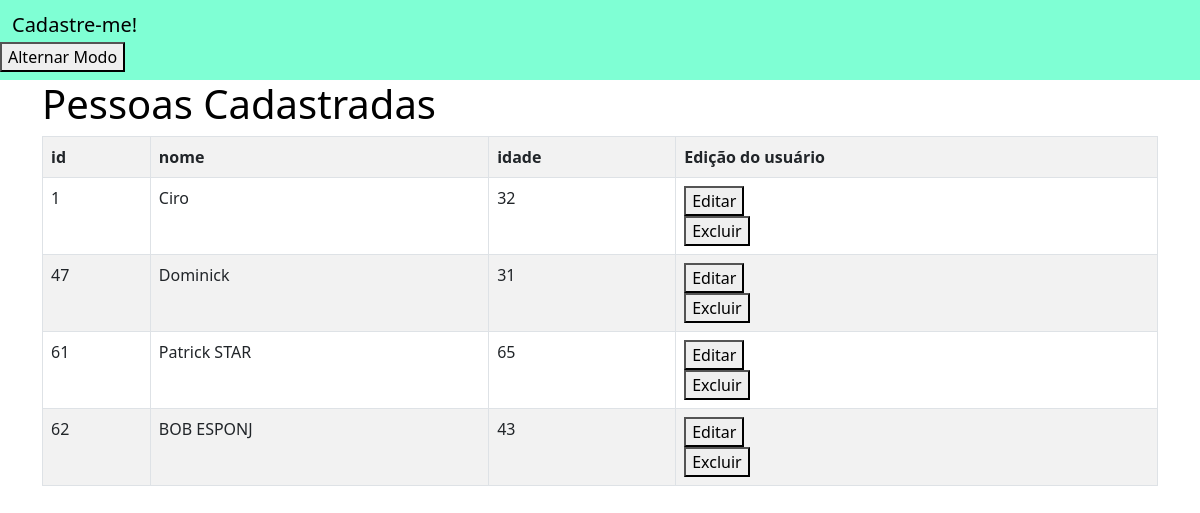
/listacompleta/, run on an earlier commit of the app's database.
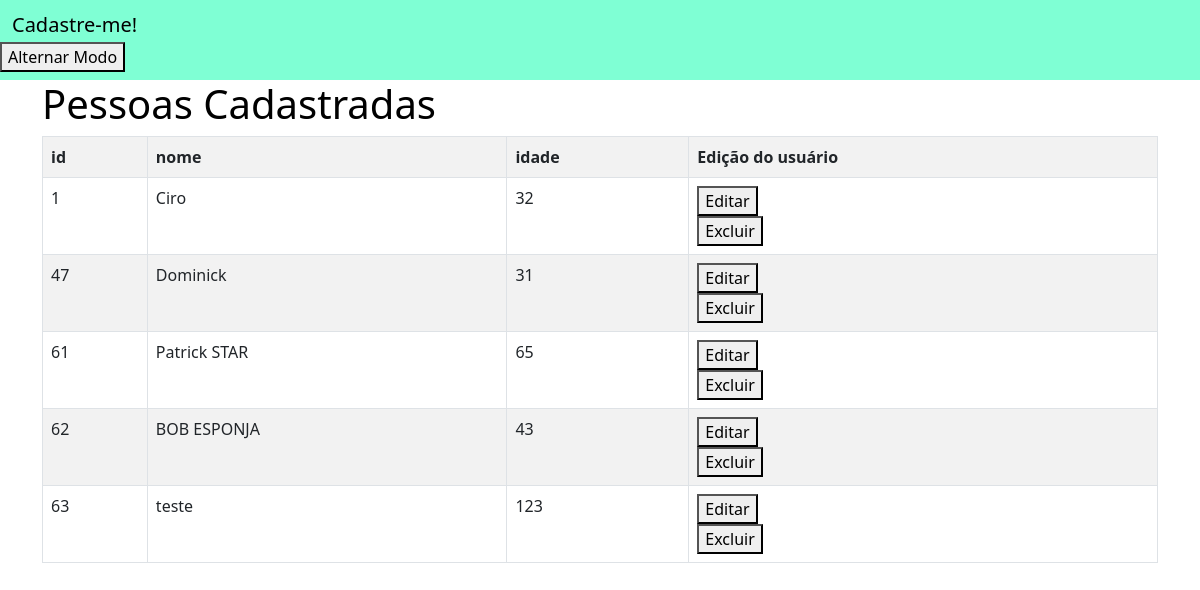
And on a later commit of the database.
### app_cad_usuarios/models.py (models this page shows, shortened)
class Usuario(models.Model):
    id_usuario = models.AutoField(primary_key=True)
    nome = models.CharField(max_length=100)
    idade = models.IntegerField()

### app_cad_usuarios/views.py (the view)
# urls.py: path('listacompleta/', views.visualizacao, name='visualizacao'),
def visualizacao(request):
    usuarios = {
        'usuarios': Usuario.objects.all()
    }
    return render(request, 'usuarios/usuarios.html', usuarios)

### app_cad_usuarios/templates/usuarios/usuarios.html (shortened to what this page needs)
{% extends 'usuarios/base.html' %}
{% block conteudo %}
    <div class="container">
        <h1>Pessoas Cadastradas</h1>
        <table class="table table-bordered table-striped" >
            <tr>
                <th>id</th>
                <th>nome</th>
                <th>idade</th>
                <th>Edição do usuário</th>
            </tr>
            {% for usuario in usuarios %}
                <tr>
                    <td>{{usuario.id_usuario}}</td>
                    <td>{{usuario.nome}}</td>
                    <td>{{usuario.idade}}</td>
                    <td>
                        <form method="post" action="{% url 'editar' id=usuario.id_usuario %}">
                            <button type="submit">Editar</button> </form>
                        <form method="post" action="{% url 'delete' id=usuario.id_usuario %}">
                            <button type="submit">Excluir</button> </form>
                    </td>
                 </tr>
            {% endfor %}
        </table>
    </div>
{% endblock %}

### app_cad_usuarios/templates/usuarios/base.html (shortened to what this page needs)
{% load static %} <!DOCTYPE html>
<html lang="en">
  <head>
    <link
      href="https://cdn.jsdelivr.net/npm/bootstrap@5.0.2/dist/css/bootstrap.min.css"
      rel="stylesheet"
    />
   <link rel="stylesheet" href="{% static "blue.css" %}">
  </head>
  <body>
    <nav style="background-color: aquamarine !important" class="navbar navbar-light bg-light">
      <div class="container-fluid">
        <span class="navbar-brand mb-0 h1" >
          <a
            style="text-decoration: none; color: black"
            href="{% url 'home' %}"
            >Cadastre-me!</a
          >
        </span>
      </div>
<button onclick="toggleModoNoite()">Alternar Modo</button>
    </nav>
    {% block conteudo %}{% endblock %}
  </body>
</html>

### app_cad_usuarios/static/blue.css (style rules this page uses)
:root { --cor-fundo: white; --cor-texto: black; }
body { background-color: var(--cor-fundo); color: var(--cor-texto); transition: background-color 0.5s, color 0.5s; }

What changed in the data, as far as the page shows it:
changed Usuario id 62: nome "BOB ESPONJ" → "BOB ESPONJA"
added Usuario: id_usuario "63", nome "teste", idade "123"
